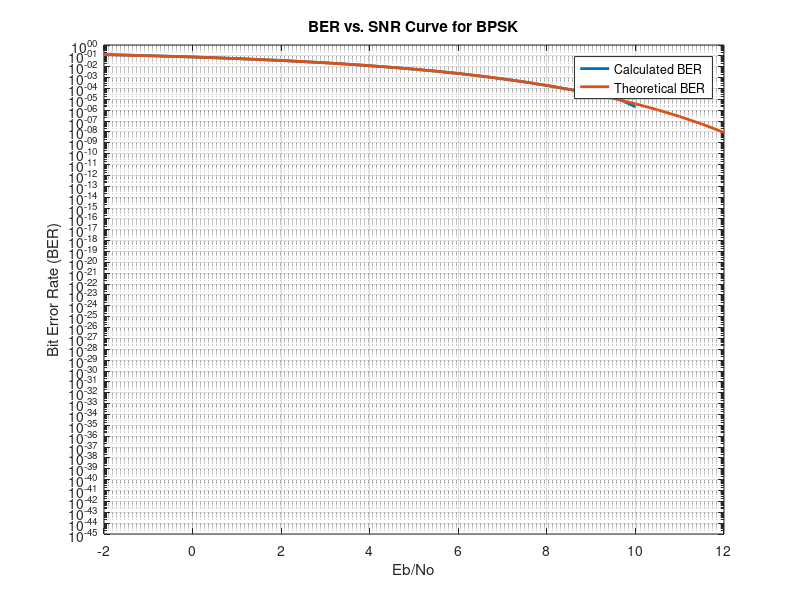
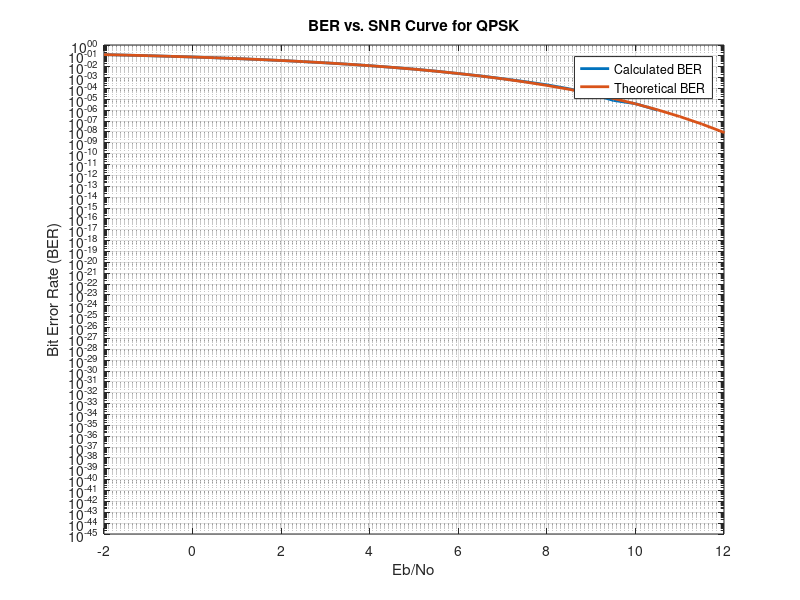

MATLAB code to generate these figures, in order: (Note: this script raises an error after producing the figures.)
%% Clear Section
clear
close all
clc
%% BPSK

%% Generate data bit stream
number_of_bits = 1000000;                % number of transmitted bits
amplitude = 1;                           % amp;itude of transmitted signal
bits = randi([0 1], 1, number_of_bits);  % generate random bits
Tx_Data = amplitude*(2*bits-1);          % converete to polar code

%% Add AWGN from Channel
Eb = 1;                                              % energy of bit
SNR = -2:0.5:20;                                     % SNR valus 
No = Eb./(10.^(SNR/10));                             % variance value of noise
noise = (sqrt(No/2))'.*randn(1, number_of_bits);     % generate noise with zero mean and No/2 variance
var(noise(1, :));

%% Add Noise to Tx data
Rx_Data = Tx_Data + noise;                           % adding noise to Tx data

%% BER Calculations
BER_Calculated_BPSK = zeros(1, length(SNR));
BER_Theoretical = 0.5*erfc(sqrt(Eb./No));
for i = 1 : length(SNR)
    BER_Calculated_BPSK(1, i) = (sum(sign(Rx_Data(i, :)) ~= Tx_Data))/number_of_bits;
end
figure
semilogy(SNR, BER_Calculated_BPSK, 'LineWidth', 2)
xlim([-2 12])
hold on
semilogy(SNR, BER_Theoretical, 'LineWidth', 2)
xlabel("Eb/No")
ylabel("Bit Error Rate (BER)")
title("BER vs. SNR Curve for BPSK")
legend("Calculated BER", "Theoretical BER")
grid on
hold off
%% QPSK_1
%% Generate data bit stream
number_of_bits = 1000000;                % number of transmitted bits
M = 4;                                   % number of symbols
amplitude = 1;                           % amp;itude of transmitted signal
bits = randi([0 1], 1, number_of_bits);  % generate random bits
Data = amplitude*(2*bits-1);              % converete to polar code
real_part = Data(1, 1:2:end);            % get real part
imaginary = Data(1, 2:2:end);            % get imaginary part
Tx_Data = (real_part+1j*imaginary);       % determine Tx data
%% Add AWGN from Channel
Eb = 1;                                              % energy of bit
SNR = -2:0.5:20;                                     % SNR values 
No = Eb./(10.^(SNR/10));                             % variance value of noise
noise = (sqrt(No/2))'.*randn(1, number_of_bits/2) + 1j*(sqrt(No/2))'.*randn(1, number_of_bits/2);    % generate noise with zero mean and No/2 variance
%% Add Noise to Tx data
Rx_Data = Tx_Data + noise;                           % adding noise to Tx data
%% BER Calculations
BER_Calculated_QPSK_1 = zeros(1, length(SNR));
BER_Theoretical_QPSK = 0.5*erfc(sqrt(Eb./No));
R = real(Rx_Data);
I = imag(Rx_Data);
extract_Data(1:size(R, 1), 1:2:2*size(R, 2)) = R;
extract_Data(1:size(I, 1), 2:2:2*size(I, 2)) = I;
for i = 1 : length(SNR)
    BER_Calculated_QPSK_1(1, i) = (sum(sign(extract_Data(i, :)) ~= Data))/number_of_bits;
end
figure
semilogy(SNR, BER_Calculated_QPSK_1, 'LineWidth', 2)
xlim([-2 12])
hold on
semilogy(SNR, BER_Theoretical_QPSK, 'LineWidth', 2)
xlabel("Eb/No")
ylabel("Bit Error Rate (BER)")
title("BER vs. SNR Curve for QPSK")
legend("Calculated BER", "Theoretical BER")
grid on
hold off
%% SER Calculations
SER_Calculated_QPSK = zeros(1, length(SNR));
%%%%%%%%%%%%%%%%%%%% Direct Calculation from BER %%%%%%%%%%%%%%%%%%%% 
% SER_Calculated_QPSK = 2*BER_Calculated_QPSK - BER_Calculated_QPSK.^2
%%%%%%%%%%%%%%%%%%%%%%%%%%%%%%%%%%%%%%%%%%%%%%%%%%%%%%%%%%%%%%%%%%%%%
for i = 1 : length(SNR)
    SER_Calculated_QPSK(1, i) = sum(quadrant_number(Rx_Data(i, :)) ~= quadrant_number(Tx_Data))/(number_of_bits/log2(M));
end
SER_Calculated_QPSK;
BER_Calculated_QPSK_1;
%% QPSK_2
%% Generate data bit stream
Tx_Data = mapping_QPSK_2(Data);           % determine Tx data
%% Add Noise to Tx data
Rx_Data = Tx_Data + noise;                 % adding noise to Tx data
%% BER Calculations
BER_Calculated_QPSK_2 = zeros(1, length(SNR));
for i = 1 : length(SNR)
    BER_Calculated_QPSK_2(1, i) = BER_QPSK_2(Data, Rx_Data(i, :))/number_of_bits;
end
figure
semilogy(SNR, BER_Calculated_QPSK_1, 'LineWidth', 2)
xlim([-2 12])
hold on
semilogy(SNR, BER_Calculated_QPSK_2, 'LineWidth', 2)
% hold on
% semilogy(SNR, BER_Theoretical_QPSK, 'LineWidth', 2)
xlabel("Eb/No")
ylabel("Bit Error Rate (BER)")
title("BER vs. SNR Curve for QPSK")
legend("Calculated QPSK_1 BER", "Calculated QPSK_2 BER")
grid on
hold off
%% 8PSK
%% Generate data bit stream
number_of_bits = 1000000-1;              % number of transmitted bits
M = 8;                                   % number of symbols
bits = randi([0 1], 1, number_of_bits);  % generate random bits
Tx_Data = mapping_8PSK(bits);            % determine Tx data
%% Add AWGN from Channel
bits = log2(M);
Eb = 1;
E = Eb*bits;
SNR = -2:0.5:20;                                     % SNR values 
No = Eb./(10.^(SNR/10));                             % variance value of noise
noise = (sqrt(No/2))'.*randn(1, number_of_bits/bits) + 1j*(sqrt(No/2))'.*randn(1, number_of_bits/bits);    % generate noise with zero mean and No/2 variance
%% Add Noise to Tx data
Rx_Data = Tx_Data + noise;                           % adding noise to Tx data
%% BER Calculations
SER_Theoretical_8PSK = erfc(sqrt(E./No)*sin(pi/M));
SER_Calculated_8PSK = zeros(1, length(SNR));
for i = 1 : length(SNR)
    SER_Calculated_8PSK(1, i) = angle_8PSK(Tx_Data, Rx_Data(i, :))/(number_of_bits/log2(M));
end
BER_Calculated_8PSK = SER_Calculated_8PSK/bits; 
BER_Theoretical_8PSK = SER_Theoretical_8PSK/bits;
figure
semilogy(SNR, BER_Calculated_8PSK, 'LineWidth', 2)
hold on
semilogy(SNR, BER_Theoretical_8PSK, 'LineWidth', 2)
xlim([-2 12])
xlabel("Eb/No")
ylabel("Error Rate")
title("BER vs. SNR Curve for 8PSK")
legend("Calculated BER", "Theoretical BER")
grid on
hold off
%% 16QAM
%% Generate data bit stream
number_of_bits = 1000000;                    % number of transmitted bits
M = 16;                                      % number of symbols
amplitude = 1;                               % amp;itude of transmitted signal
data_bits = randi([0 1], 1, number_of_bits); % generate random bits
Tx_Data = mapping_16QAM(data_bits);          % determine Tx data
%% Add AWGN from Channel
bits = log2(M);
Eb = 2.5;
E = Eb*0.4;
SNR = -2:0.5:20;                                     % SNR values 
No = Eb./(10.^(SNR/10));                             % variance value of noise
noise = (sqrt(No/2))'.*randn(1, number_of_bits/bits) + 1j*(sqrt(No/2))'.*randn(1, number_of_bits/bits);    % generate noise with zero mean and No/2 variance
%% Add Noise to Tx data
Rx_Data = Tx_Data + noise;                           % adding noise to Tx data
%% BER Calculations
SER_Theoretical_16QAM = 1.5*erfc(sqrt(E./No));
BER_Calculated_16QAM = zeros(1, length(SNR));
for i = 1 : length(SNR)
    BER_Calculated_16QAM(1, i) = BER_16QAM(data_bits, Rx_Data(i, :))/(number_of_bits);
end
BER_Theoretical_16QAM = SER_Theoretical_16QAM/bits;
figure
semilogy(SNR, BER_Calculated_16QAM, 'LineWidth', 2)
hold on
semilogy(SNR, BER_Theoretical_16QAM, 'LineWidth', 2)
xlim([-2 12])
xlabel("Eb/No")
ylabel("Error Rate")
title("BER vs. SNR Curve for 16QAM")
legend("Calculated BER", "Theoretical BER")
grid on
hold off
%% Comparison
BER_Calculated_BPSK
BER_Calculated_QPSK_1
BER_Calculated_QPSK_2
BER_Calculated_BPSK
BER_Theoretical_16QAM
figure
semilogy(SNR, BER_Calculated_BPSK, 'LineWidth', 2)
hold on
semilogy(SNR, BER_Calculated_QPSK_1, 'LineWidth', 2)
hold on
semilogy(SNR, BER_Calculated_QPSK_2, 'LineWidth', 2)
hold on
semilogy(SNR, BER_Calculated_8PSK, 'LineWidth', 2)
hold on
semilogy(SNR, BER_Calculated_16QAM, 'LineWidth', 2)
xlabel("Eb/No")
ylabel("Bit Error Rate")
title("BER vs. SNR Curve")
ylim([10^-5 10^0])
legend("Calculated BPSK", "Calculated QPSK_1", "Calculated QPSK_2", "Calculated 8PSK", "Calculated 16QAM")
grid on
hold off
%% Useful Functions    

%% Determine quadrant number
function y = quadrant_number(x)
    for i = 1 : length(x)
        if real(x(i)) > 0
            if imag(x(i)) > 0
                y(i) = 1;
            else
                y(i) = 4;
            end
        else
            if imag(x(i)) > 0
                y(i) = 2;
            else
                y(i) = 3;
            end
        end
    end
end
%% Mapping QPSK_2
function y = mapping_QPSK_2(x)
    M = 4;
    bits = log2(M);
    Eb = 1;
    E = bits*Eb;
    split_x = reshape(x, bits, length(x)/bits)';
    y = size(length(split_x), 1);
    for i = 1:size(split_x, 1)
        if split_x(i, 1) == 1 && split_x(i, 2) == -1
            y(i)=sqrt(E/2)*(1+1j);
        end
        if split_x(i, 1) == -1 && split_x(i, 2) == 1
            y(i)=sqrt(E/2)*(-1+1j);
        end
        if split_x(i, 1) == -1 && split_x(i, 2) == -1
            y(i)=sqrt(E/2)*(-1-1j);
        end
        if split_x(i, 1) == 1 && split_x(i, 2) == 1
            y(i)=sqrt(E/2)*(1-1j);
        end
    end
end
%% BER QPSK_2
function incorrect_bits = BER_QPSK_2(Tx_bits, Rx)
    M = 4;
    bits = log2(M);
    Rx_bits = zeros(1, bits*length(Rx));
    k = 1;
    for i = 1 : bits : length(Rx_bits)
        if (real(Rx(k)) >= 0)
            Rx_bits(i) = 1;
        else
            Rx_bits(i) = -1;
        end
        if (sign(real(Rx(k))) == sign(imag(Rx(k))))
            Rx_bits(i+1) = -1;
        else
            Rx_bits(i+1) = 1;
        end
        k = k + 1;
    end
    incorrect_bits = sum(Rx_bits ~= Tx_bits);
end
%% Mapping to 8PSK
function y = mapping_8PSK(x)
    M = 8;
    bits = log2(M);
    Eb = 1;
    E = bits*Eb;
    split_x = reshape(x, bits, length(x)/bits)';
    y = size(length(split_x), 1);
    for i = 1:size(split_x, 1)
        if split_x(i, 1) == 0 && split_x(i, 2) == 0 && split_x(i, 3) == 0
            y(i)=sqrt(E)*exp(1j*0);
        end
        if split_x(i, 1) == 0 && split_x(i, 2) == 0 && split_x(i, 3) == 1
            y(i)=sqrt(E)*exp(1j*pi/4);
        end
        if split_x(i, 1) == 0 && split_x(i, 2) == 1 && split_x(i, 3) == 1
            y(i)=sqrt(E)*exp(1j*pi/2);
        end
        if split_x(i, 1) == 0 && split_x(i, 2) == 1 && split_x(i, 3) == 0
            y(i)=sqrt(E)*exp(1j*3*pi/4);
        end
        if split_x(i, 1) == 1 && split_x(i, 2) == 1 && split_x(i, 3) == 0
            y(i)=sqrt(E)*exp(1j*pi);
        end
        if split_x(i, 1) == 1 && split_x(i, 2) == 1 && split_x(i, 3) == 1
            y(i)=sqrt(E)*exp(1j*5*pi/4);
        end
        if split_x(i, 1) == 1 && split_x(i, 2) == 0 && split_x(i, 3) == 1
            y(i)=sqrt(E)*exp(1j*3*pi/2);
        end
        if split_x(i, 1) == 1 && split_x(i, 2) == 0 && split_x(i, 3) == 0
            y(i)=sqrt(E)*exp(1j*7*pi/4);
        end
    end
end
%% Determine Angle of sympol in 8PSK number
function incorrecr_bits = angle_8PSK(Tx, Rx)
    Tx_angles = rad2deg(mod(angle(Tx), 2*pi));   
    Rx_angles = rad2deg(mod(angle(Rx), 2*pi));
    Tx_sympols = zeros(1, length(Tx));
    Rx_sympols = zeros(1, length(Rx));
    for i = 1 : length(Tx_angles)
        if (Tx_angles(i) >= 0 && Tx_angles(i) < 22.5) || (Tx_angles(i) >= 337.5 && Tx_angles(i) < 360)
            Tx_sympols(i) = 1;
        end
        if (Tx_angles(i) >= 22.5 && Tx_angles(i) < 67.5)  
            Tx_sympols(i) = 2;
        end
        if (Tx_angles(i) >= 67.5 && Tx_angles(i) < 112.5)
            Tx_sympols(i) = 3;
        end
        if (Tx_angles(i) >= 112.5 && Tx_angles(i) < 157.5)
            Tx_sympols(i) = 4;
        end
        if (Tx_angles(i) >= 157.5 && Tx_angles(i) < 202.5)
            Tx_sympols(i) = 5;
        end
        if (Tx_angles(i) >= 202.5 && Tx_angles(i) < 247.5)
            Tx_sympols(i) = 6;
        end
        if (Tx_angles(i) >= 247.5 && Tx_angles(i) < 292.5)
            Tx_sympols(i) = 7;
        end
        if (Tx_angles(i) >= 292.5 && Tx_angles(i) < 337.5)
            Tx_sympols(i) = 8;
        end        
    end

    for i = 1 : length(Rx_angles)
        if (Rx_angles(i) >= 0 && Rx_angles(i) < 22.5) || (Rx_angles(i) >= 337.5 && Rx_angles(i) < 360)
            Rx_sympols(i) = 1;
        end
        if (Rx_angles(i) >= 22.5 && Rx_angles(i) < 67.5)  
            Rx_sympols(i) = 2;
        end
        if (Rx_angles(i) >= 67.5 && Rx_angles(i) < 112.5)
            Rx_sympols(i) = 3;
        end
        if (Rx_angles(i) >= 112.5 && Rx_angles(i) < 157.5)
            Rx_sympols(i) = 4;
        end
        if (Rx_angles(i) >= 157.5 && Rx_angles(i) < 202.5)
            Rx_sympols(i) = 5;
        end
        if (Rx_angles(i) >= 202.5 && Rx_angles(i) < 247.5)
            Rx_sympols(i) = 6;
        end
        if (Rx_angles(i) >= 247.5 && Rx_angles(i) < 292.5)
            Rx_sympols(i) = 7;
        end
        if (Rx_angles(i) >= 292.5 && Rx_angles(i) < 337.5)
            Rx_sympols(i) = 8;
        end        
    end    
    incorrecr_bits = sum(Rx_sympols ~= Tx_sympols);
end
%% Mapping to 16QAM
function y = mapping_16QAM(x)
    M = 16;
    bits = log2(M);
    Eb = 2.5; %1;
    E = 0.4*Eb;
    split_x = reshape(x, bits, length(x)/bits)';
    y = zeros(1, length(split_x));
    for i = 1:size(split_x, 1)
        if split_x(i, 1) == 1 && split_x(i, 2) == 0 && split_x(i, 3) == 1 && split_x(i, 4) == 0 
            y(i)=sqrt(E)*(3+3j);
        end
        if split_x(i, 1) == 1 && split_x(i, 2) == 1 && split_x(i, 3) == 1 && split_x(i, 4) == 0
            y(i)=sqrt(E)*(1+3j);
        end
        if split_x(i, 1) == 1 && split_x(i, 2) == 1 && split_x(i, 3) == 1 && split_x(i, 4) == 1
            y(i)=sqrt(E)*(1+1j);
        end
        if split_x(i, 1) == 1 && split_x(i, 2) == 0 && split_x(i, 3) == 1 && split_x(i, 4) == 1
            y(i)=sqrt(E)*(3+1j);
        end
        if split_x(i, 1) == 1 && split_x(i, 2) == 1 && split_x(i, 3) == 0 && split_x(i, 4) == 1
            y(i)=sqrt(E)*(1-1j);
        end
        if split_x(i, 1) == 1 && split_x(i, 2) == 0 && split_x(i, 3) == 0 && split_x(i, 4) == 1
            y(i)=sqrt(E)*(3-1j);
        end
        if split_x(i, 1) == 1 && split_x(i, 2) == 1 && split_x(i, 3) == 0 && split_x(i, 4) == 0
            y(i)=sqrt(E)*(1-3j);
        end
        if split_x(i, 1) == 1 && split_x(i, 2) == 0 && split_x(i, 3) == 0 && split_x(i, 4) == 0
            y(i)=sqrt(E)*(3-3j);
        end
        if split_x(i, 1) == 0 && split_x(i, 2) == 1 && split_x(i, 3) == 1 && split_x(i, 4) == 1
            y(i)=sqrt(E)*(-1+1j);
        end
        if split_x(i, 1) == 0 && split_x(i, 2) == 0 && split_x(i, 3) == 1 && split_x(i, 4) == 0
            y(i)=sqrt(E)*(-3+3j);
        end
        if split_x(i, 1) == 0 && split_x(i, 2) == 0 && split_x(i, 3) == 1 && split_x(i, 4) == 1
            y(i)=sqrt(E)*(-3+1j);
        end
        if split_x(i, 1) == 0 && split_x(i, 2) == 1 && split_x(i, 3) == 1 && split_x(i, 4) == 0
            y(i)=sqrt(E)*(-1+3j);
        end
        if split_x(i, 1) == 0 && split_x(i, 2) == 1 && split_x(i, 3) == 0 && split_x(i, 4) == 1
            y(i)=sqrt(E)*(-1-1j);
        end
        if split_x(i, 1) == 0 && split_x(i, 2) == 1 && split_x(i, 3) == 0 && split_x(i, 4) == 0
            y(i)=sqrt(E)*(-1-3j);
        end
        if split_x(i, 1) == 0 && split_x(i, 2) == 0 && split_x(i, 3) == 0 && split_x(i, 4) == 1
            y(i)=sqrt(E)*(-3-1j);
        end
        if split_x(i, 1) == 0 && split_x(i, 2) == 0 && split_x(i, 3) == 0 && split_x(i, 4) == 0
            y(i)=sqrt(E)*(-3-3j);
        end        
    end
end
%% BER for 16QAM
function incorrect_bits = BER_16QAM(Tx_bits, Rx)
    M = 16;
    bits = log2(M);
    Rx_bits = zeros(1, bits*length(Rx));
    k=1;
    for i = 1 : bits : length(Rx_bits)
        if (real(Rx(k)) >= 0)
            Rx_bits(i) = 1;
        else 
            Rx_bits(i) = 0;
        end
        if (real(Rx(k)) >= -2 && real(Rx(k)) < 2)
            Rx_bits(i+1) = 1;
        else 
            Rx_bits(i+1) = 0;
        end
        if (imag(Rx(k)) >= 0)
            Rx_bits(i+2) = 1;
        else 
            Rx_bits(i+2) = 0;
        end        
        if (imag(Rx(k)) >= -2 && imag(Rx(k)) < 2)
            Rx_bits(i+3) = 1;
        else 
            Rx_bits(i+3) = 0;
        end        
        k=k+1;
    end
    incorrect_bits = sum(Rx_bits ~= Tx_bits);
end
